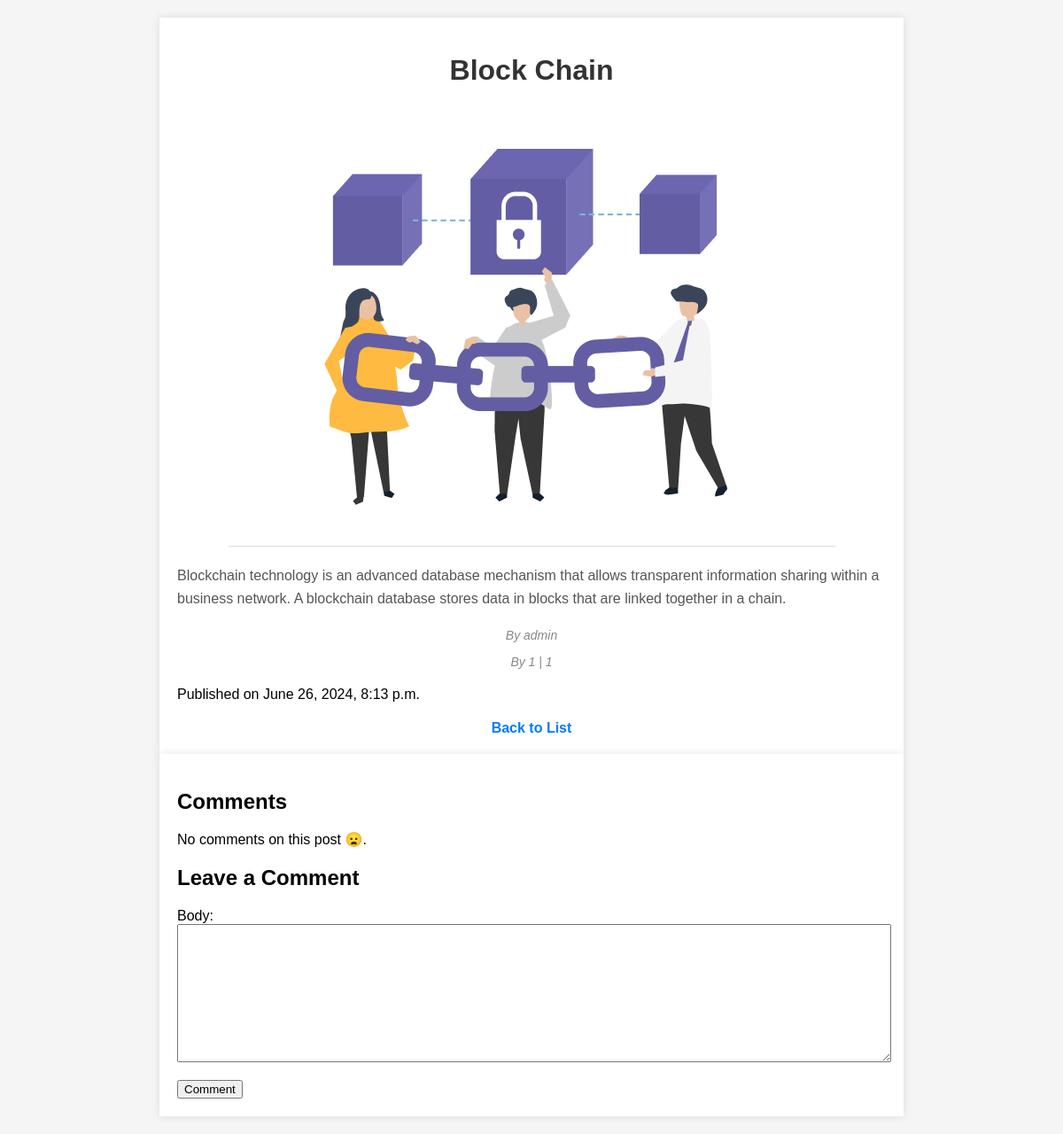
/post/9/ (signed in), run on the app's committed database.
### blogapp/models.py (models this page shows, shortened)
class Post(models.Model):
    title = models.CharField(max_length=200)
    image = models.ImageField(upload_to='images/')
    description = models.TextField()
    author = models.ForeignKey(User, on_delete=models.CASCADE)
    created_at = models.DateTimeField(auto_now_add=True)

### blogapp/views.py (the view, shortened to what this page needs)
# urls.py: path('post/<int:id>/', post_detail, name='post_detail'),
def post_detail(request, id):
    post = get_object_or_404(Post, id=id)
    comments = post.comments.all()
    form = CommentForm()
    context = {
        'post': post,
        'comments': comments,
        'form': form
    }
    return render(request, 'post_detail.html', context)

### blogapp/forms.py
class CommentForm(forms.ModelForm):
    class Meta:
        model = Comment
        exclude = ['name', 'post', 'created', 'active']

### blogapp/templates/post_detail.html (shortened to what this page needs)
<!DOCTYPE html>
<html>
  <head>
  </head>
  <body>
    <div class="container">
      <h1>{{ post.title }}</h1>
      <img
        src="{{ post.image.url }}"
        alt="{{ post.title }}"
        class="post-image"
      />
      <div class="post-content">
        <p>{{ post.description }}</p>
      </div>
      <div class="post-meta">
        <p><em>By {{ post.author }}</em></p>
        <p><em>By {{ post.author.id }} | {{ request.user.id }}</em></p>
      </div>
      <p>Published on {{ post.created_at }}</p>
      <a href="{% url 'home' %}" class="back-link">Back to List</a>
    </div>
    <div class="container">
      <h2>Comments</h2>
      <div>
        <div id="comments">
          {% if comments %} {% for comment in comments %}
          <div>
            <p><strong>{{ comment.name }}</strong>: {{ comment.body }}</p>
            <p>Posted on: {{ comment.created }}</p>
          </div>
          {% endfor %} {% else %}
          <p class="text-lg font-semibold italic text-red-500 ml-12 mt-10">
            No comments on this post 😦.
          </p>
          {% endif %}
        </div>
        {% if request.user.is_authenticated %}
        <h2>Leave a Comment</h2>
        <form id="commentForm" method="post" enctype="multipart/form-data">
          {% csrf_token %} {{ form.as_p }}
          <button type="submit">Comment</button>
        </form>
        {% else %}
        <p>
          Login to share your thought about post.
          <a href="{% url 'login' %}">Login</a>
        </p>
        {% endif %}
      </div>
    </div>
  </body>
</html>

### blogapp/templates/post_detail.html (style rules this page uses)
body { font-family: Arial, sans-serif; background-color: #f5f5f5; margin: 0; padding: 20px; }
.container { max-width: 800px; margin: auto; padding: 20px; background-color: #fff; box-shadow: 0 0 10px rgba(0, 0, 0, 0.1); }
h1 { text-align: center; color: #333; margin-bottom: 20px; }
.post-image { display: block; max-width: 100%; height: auto; margin: 0 auto 20px; border-bottom: 1px solid #ddd; }
.post-content { margin-bottom: 20px; color: #555; line-height: 1.6; }
.post-meta { text-align: center; color: #888; font-size: 14px; margin-bottom: 20px; }
.back-link { display: block; text-align: center; color: #007bff; text-decoration: none; font-weight: bold; margin-top: 20px; }
textarea { width: 100%; }

### data on the page
Post: title "Block Chain", image (picture), description "Blockchain technology is an advanced database mechanism that allows transparent information sharing within a business network. A blockchain database stores data in blocks that are linked together in a chain.", author "admin", author.id "1", created_at "June 26, 2024, 8:13 p.m."

### other printed values
{{ request.user.id }} "1"
